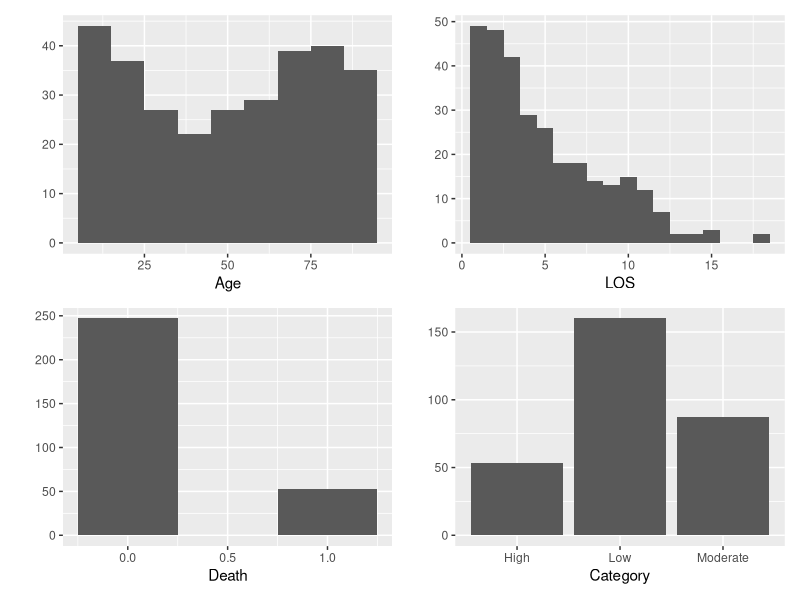
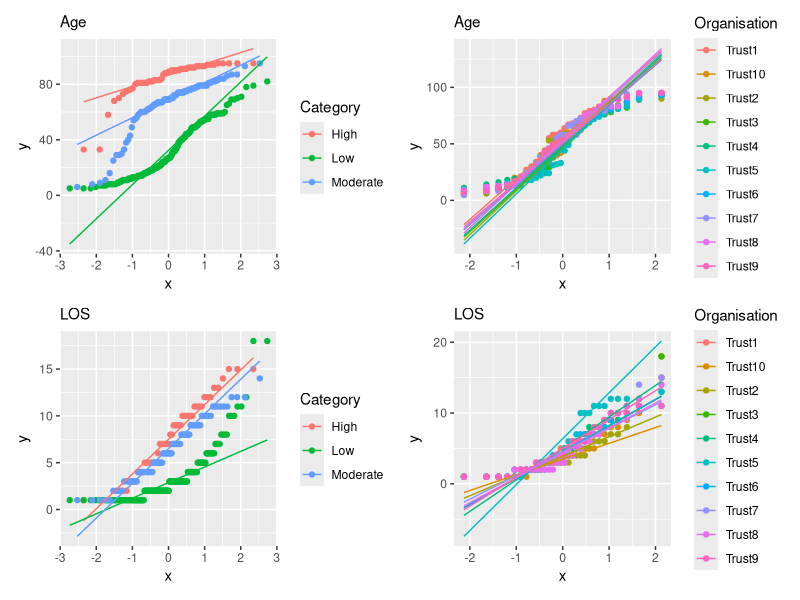
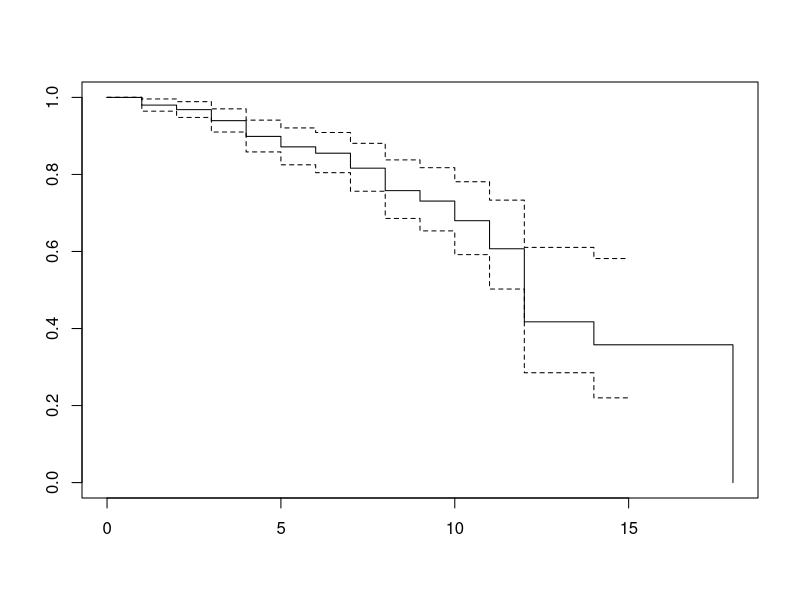

The R source for these figures, in order: (Note: this script raises an error after producing the figures.)
# Virtual environment -----------------------------------------------------
# renv::init()
# renv::snapshot()
# renv::restore()

# libraries ---------------------------------------------------------------
library(survival)
library(tidyverse)
library(survminer)
library(patchwork)
# library(gtsummary) # not to load

# data --------------------------------------------------------------------
data <- read_csv("simulated_data.csv")

# ID - a unique row ID.
# Organisation - The organisation the patient was seen at.
# Age - The patient’s age.
# LOS - The patent’s length-of-stay in hospital, in whole days.
# Death - A flag indicating whether the patient died, coded: 0 = survived, 1 = died.
# Category - The risk category the patient falls into.


# explore data ------------------------------------------------------------
# Quickly visualise key variables
qplot(data = data, x = Age, bins = 10) + qplot(data = data, x = LOS, bins = 18) +
     qplot(data = data, x = Death, bins = 3) + qplot(data = data, x = Category)

# Look a little closer at the age
(ggplot(data = data, aes(sample = Age, colour = Category)) +
          geom_qq() +
          stat_qq_line() + labs(subtitle = "Age")) +
     (ggplot(data = data, aes(sample = Age, colour = Organisation)) +
           geom_qq() +
           stat_qq_line() + labs(subtitle = "Age")) +
     (ggplot(data = data, aes(sample = LOS, colour = Category)) +
           geom_qq() +
           stat_qq_line() + labs(subtitle = "LOS")) + 
     (ggplot(data = data, aes(sample = LOS, colour = Organisation)) +
           geom_qq() +
           stat_qq_line() + labs(subtitle = "LOS"))


# Coerce ------------------------------------------------------------------
# Coerce Category and Organisation to Factors
data <- data %>% mutate(Category = factor(Category, levels = c("Low", "Moderate", "High")),
                        Organisation = factor(Organisation, levels = c("Trust1", "Trust2",
                                                                       "Trust3", "Trust4",
                                                                       "Trust5", "Trust6",
                                                                       "Trust7", "Trust8",
                                                                       "Trust9", "Trust10")))

data$LOS


# create survival object --------------------------------------------------
surv_data <- Surv(data$LOS, data$Death==1)
plot(surv_data)



# Estimation using the Kaplan-Meier ---------------------------------------
surv_intercept <- survfit(surv_data ~ 1, conf.type="log-log")
ggsurvplot(
     fit = surv_intercept, data = data, 
     xlab = "Days", 
     ylab = "Length of Stay [LOS]")

surv_cat <- survfit(surv_data ~ Category, data = data, conf.type = "log-log")
ggsurvplot(
     fit = surv_cat, data = data, 
     xlab = "Days", 
     ylab = "Length of Stay [LOS]")

surv_org <- survfit(surv_data ~ Organisation, data = data, conf.type = "log-log")
ggsurvplot(
     fit = surv_org, data = data, 
     xlab = "Days", 
     ylab = "Length of Stay [LOS]")


# cox-proportional hazard -------------------------------------------------
cox_simple <- coxph(surv_data ~ Category, data=data)
bind_cols(broom::tidy(cox_simple, exp = TRUE), as_tibble(confint(cox_simple))) 
# Exponentiate the coefficients to obtain odds ratio / hazard ratio

cox_age_cat <- coxph(surv_data ~  Age + Category, data=data)
bind_cols(broom::tidy(cox_age_cat, exp = TRUE), as_tibble(confint(cox_age_cat))) 

cox_model_all <- coxph(surv_data ~  Age + Category + Organisation, data=data)
bind_cols(broom::tidy(cox_model_all, exp = TRUE), as_tibble(confint(cox_model_all))) 

AIC(cox_simple); AIC(cox_age_cat); AIC(cox_model_all)

